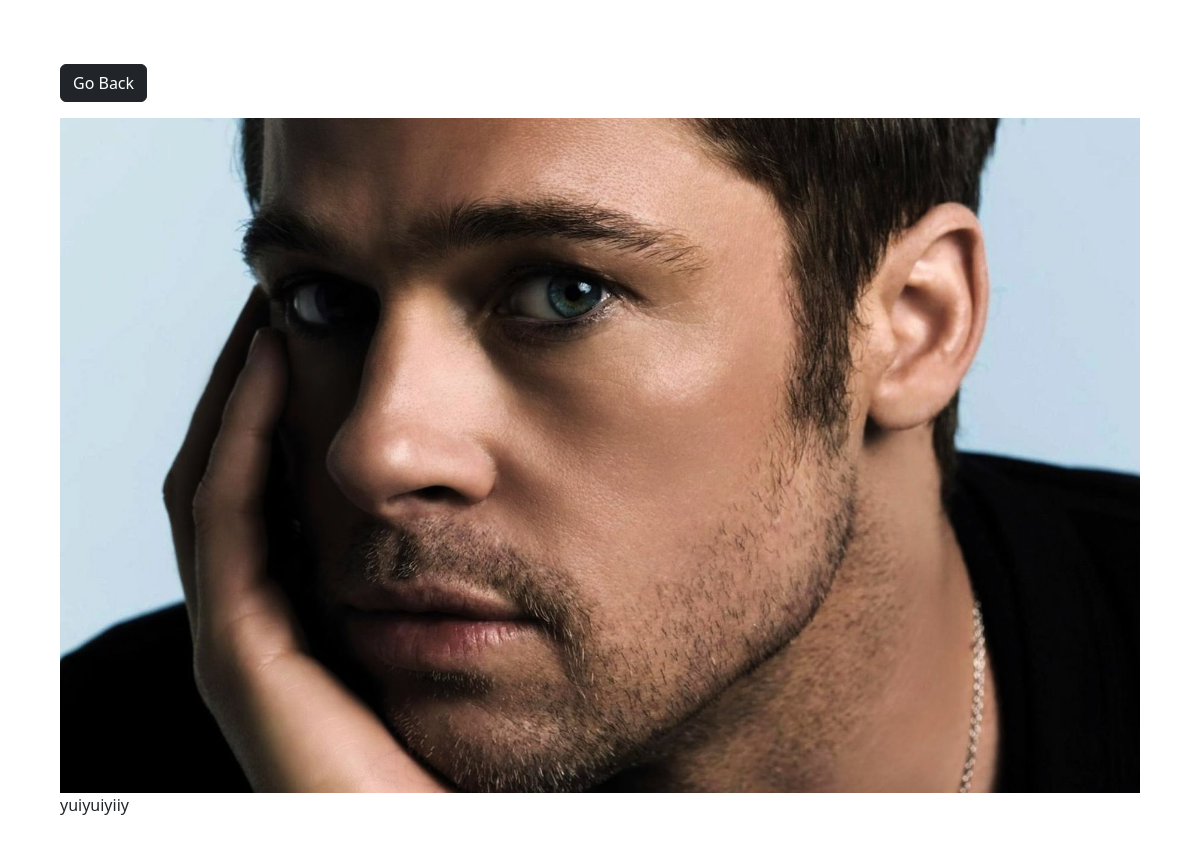
/photo/5, run on the app's committed database.
### photos/models.py (models this page shows, shortened)
class Photo(models.Model):
    category = models.ForeignKey(Category, on_delete=models.SET_NULL, null=True, blank=True)
    image = models.ImageField(null=False, blank=False)
    description = models.TextField()

### photos/views.py (the view)
# urls.py: path('photo/<str:pk>', views.viewPhoto, name='photo'),
def viewPhoto(request, pk):
    photo = Photo.objects.get(id=pk)
    return render(request, 'photos/photo.html', {'photo': photo})

### photos/templates/photos/photo.html (shortened to what this page needs)
<!DOCTYPE html>
<html>
<head>
    <link href="https://cdn.jsdelivr.net/npm/bootstrap@5.3.2/dist/css/bootstrap.min.css" rel="stylesheet"
>
</head>
<body class="m-5">
    <div class="container">
        <div CLASS="row justify-content-center">
            <div class="col">
                <a href="{% url 'gallery' %}" class="btn btn-dark my-3">Go Back</a>
                <div style="height: 90vh;">
                   <img style="max-width: 100%; max-height: 100%" src="{{photo.image.url}}">
                        <p>{{photo.description}}</p>
                </div>
            </div>
        </div>
    </div>
</body>
</html>

### data on the page
Photo: image (picture), description "yuiyuiyiiy"
